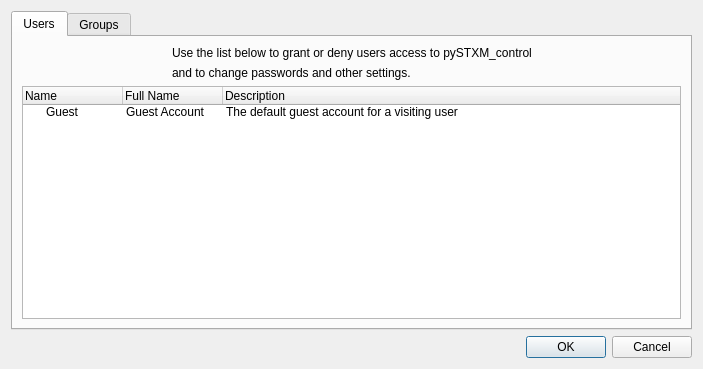
<?xml version="1.0" encoding="UTF-8"?>
<ui version="4.0">
 <class>Dialog</class>
 <widget class="QDialog" name="Dialog">
  <property name="geometry">
   <rect>
    <x>0</x>
    <y>0</y>
    <width>703</width>
    <height>369</height>
   </rect>
  </property>
  <property name="windowTitle">
   <string>pySTXM_control user Account Manager</string>
  </property>
  <layout class="QVBoxLayout" name="verticalLayout_2">
   <item>
    <widget class="QTabWidget" name="tabWidget">
     <property name="currentIndex">
      <number>0</number>
     </property>
     <widget class="QWidget" name="usersTab">
      <attribute name="title">
       <string>Users</string>
      </attribute>
      <layout class="QVBoxLayout" name="verticalLayout_3">
       <item>
        <layout class="QHBoxLayout" name="horizontalLayout">
         <item>
          <spacer name="horizontalSpacer">
           <property name="orientation">
            <enum>Qt::Horizontal</enum>
           </property>
           <property name="sizeHint" stdset="0">
            <size>
             <width>40</width>
             <height>20</height>
            </size>
           </property>
          </spacer>
         </item>
         <item>
          <layout class="QVBoxLayout" name="verticalLayout">
           <item>
            <widget class="QLabel" name="label">
             <property name="toolTip">
              <string/>
             </property>
             <property name="text">
              <string>Use the list below to grant or deny users access to pySTXM_control</string>
             </property>
            </widget>
           </item>
           <item>
            <widget class="QLabel" name="label_2">
             <property name="toolTip">
              <string/>
             </property>
             <property name="text">
              <string>and to change passwords and other settings.</string>
             </property>
            </widget>
           </item>
          </layout>
         </item>
         <item>
          <spacer name="horizontalSpacer_2">
           <property name="orientation">
            <enum>Qt::Horizontal</enum>
           </property>
           <property name="sizeHint" stdset="0">
            <size>
             <width>40</width>
             <height>20</height>
            </size>
           </property>
          </spacer>
         </item>
        </layout>
       </item>
       <item>
        <widget class="QTreeWidget" name="usrTreeWidget">
         <property name="mouseTracking">
          <bool>true</bool>
         </property>
         <column>
          <property name="text">
           <string>Name</string>
          </property>
         </column>
         <column>
          <property name="text">
           <string>Full Name</string>
          </property>
         </column>
         <column>
          <property name="text">
           <string>Description</string>
          </property>
         </column>
         <item>
          <property name="text">
           <string>Guest</string>
          </property>
          <property name="text">
           <string>Guest Account</string>
          </property>
          <property name="text">
           <string>The default guest account for a visiting user</string>
          </property>
         </item>
        </widget>
       </item>
      </layout>
     </widget>
     <widget class="QWidget" name="groupsTab">
      <attribute name="title">
       <string>Groups</string>
      </attribute>
      <layout class="QVBoxLayout" name="verticalLayout_5">
       <item>
        <layout class="QHBoxLayout" name="horizontalLayout_2">
         <item>
          <spacer name="horizontalSpacer_3">
           <property name="orientation">
            <enum>Qt::Horizontal</enum>
           </property>
           <property name="sizeHint" stdset="0">
            <size>
             <width>40</width>
             <height>20</height>
            </size>
           </property>
          </spacer>
         </item>
         <item>
          <layout class="QVBoxLayout" name="verticalLayout_4">
           <item>
            <widget class="QLabel" name="label_3">
             <property name="toolTip">
              <string/>
             </property>
             <property name="text">
              <string>The list below shows what groups this user belongs too and therefore</string>
             </property>
            </widget>
           </item>
           <item>
            <widget class="QLabel" name="label_4">
             <property name="toolTip">
              <string/>
             </property>
             <property name="text">
              <string>has access to the groups data directories.</string>
             </property>
            </widget>
           </item>
          </layout>
         </item>
         <item>
          <spacer name="horizontalSpacer_4">
           <property name="orientation">
            <enum>Qt::Horizontal</enum>
           </property>
           <property name="sizeHint" stdset="0">
            <size>
             <width>40</width>
             <height>20</height>
            </size>
           </property>
          </spacer>
         </item>
        </layout>
       </item>
       <item>
        <widget class="QTreeWidget" name="treeWidget_2">
         <property name="mouseTracking">
          <bool>true</bool>
         </property>
         <property name="alternatingRowColors">
          <bool>true</bool>
         </property>
         <column>
          <property name="text">
           <string>Group</string>
          </property>
         </column>
         <column>
          <property name="text">
           <string>Type</string>
          </property>
         </column>
         <column>
          <property name="text">
           <string>Members</string>
          </property>
         </column>
         <column>
          <property name="text">
           <string>Description</string>
          </property>
         </column>
         <item>
          <property name="text">
           <string>Visitor</string>
          </property>
          <property name="text">
           <string>USER</string>
          </property>
          <property name="text">
           <string>guest, admin, maint, bergr</string>
          </property>
          <property name="text">
           <string>A default group for a visitor</string>
          </property>
         </item>
         <item>
          <property name="text">
           <string>Controls</string>
          </property>
          <property name="text">
           <string>MAINT</string>
          </property>
          <property name="text">
           <string>bergr, wilsont</string>
          </property>
          <property name="text">
           <string>The CONTROLS group account</string>
          </property>
         </item>
         <item>
          <property name="text">
           <string>Admin</string>
          </property>
          <property name="text">
           <string>ADMIN</string>
          </property>
          <property name="text">
           <string>bergr</string>
          </property>
          <property name="text">
           <string>The administrators group, </string>
          </property>
         </item>
         <item>
          <property name="text">
           <string>User</string>
          </property>
          <property name="text">
           <string>USER</string>
          </property>
          <property name="text">
           <string>[all]</string>
          </property>
          <property name="text">
           <string>The User group</string>
          </property>
         </item>
         <item>
          <property name="text">
           <string>Martin</string>
          </property>
          <property name="text">
           <string>USER</string>
          </property>
          <property name="text">
           <string>martin, martin2, martin3</string>
          </property>
          <property name="text">
           <string>German BlaBla lab from Munich</string>
          </property>
         </item>
        </widget>
       </item>
      </layout>
     </widget>
    </widget>
   </item>
   <item>
    <widget class="QDialogButtonBox" name="buttonBox">
     <property name="orientation">
      <enum>Qt::Horizontal</enum>
     </property>
     <property name="standardButtons">
      <set>QDialogButtonBox::Cancel|QDialogButtonBox::Ok</set>
     </property>
    </widget>
   </item>
  </layout>
 </widget>
 <resources/>
 <connections>
  <connection>
   <sender>buttonBox</sender>
   <signal>accepted()</signal>
   <receiver>Dialog</receiver>
   <slot>accept()</slot>
   <hints>
    <hint type="sourcelabel">
     <x>229</x>
     <y>344</y>
    </hint>
    <hint type="destinationlabel">
     <x>157</x>
     <y>274</y>
    </hint>
   </hints>
  </connection>
  <connection>
   <sender>buttonBox</sender>
   <signal>rejected()</signal>
   <receiver>Dialog</receiver>
   <slot>reject()</slot>
   <hints>
    <hint type="sourcelabel">
     <x>297</x>
     <y>350</y>
    </hint>
    <hint type="destinationlabel">
     <x>286</x>
     <y>274</y>
    </hint>
   </hints>
  </connection>
  <connection>
   <sender>usrTreeWidget</sender>
   <signal>doubleClicked(QModelIndex)</signal>
   <receiver>Dialog</receiver>
   <slot>open()</slot>
   <hints>
    <hint type="sourcelabel">
     <x>114</x>
     <y>136</y>
    </hint>
    <hint type="destinationlabel">
     <x>-4</x>
     <y>127</y>
    </hint>
   </hints>
  </connection>
 </connections>
</ui>
